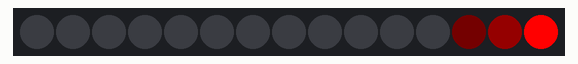
Bench run of a program on a simulated ESP32 board running MicroPython. On the bench: 15 RGB LEDs in strip order, left to right. Dim RGB values are drawn brighter than linear. At 21.7 s the program stops and its outputs stay as they are.

Above: at 0.86 s.
At 3.76 s:
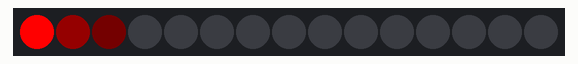
At 8.56 s:
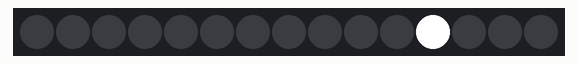
At 16.2 s:
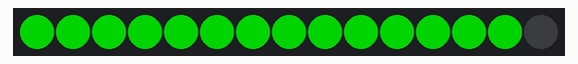
At 19.0 s:
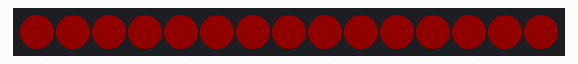
At 20.4 s:
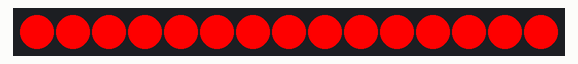

The program:

neopixel_demo.py
```python
'''
Leuchtstreifen mit 15 Stk. WS2812B LEDs

Dokumentation: https://docs.micropython.org/en/latest/library/neopixel.html

Verkabelung:
Leuchstreifen ... ESP32
+5V .............. Vin
D0 ............... D13
GND .............. GND

Anmerkung: probiere auch WLED aus (https://install.wled.me/)
'''

import machine
import time
import neopixel

anzahlLeds = 15
leuchtstreifenPin = machine.Pin(13, machine.Pin.OUT)
np = neopixel.NeoPixel(leuchtstreifenPin, anzahlLeds)

def demo(np):
    n = np.n

    # kitt
    delay = 50
    for _ in range(4):
        for i in range(0, n, 1):
            for j in range(n):
                np[j] = (0, 0, 0)
            if i > 0:
                np[i - 1] = (20, 0, 0)
            if i > 1:
                np[i - 2] = (1, 0, 0)
            if i < (n - 1):
                np[i + 1] = (20, 0, 0)
            if i < (n - 2):
                np[i + 2] = (1, 0, 0)
            np[i % n] = (255, 0, 0)
            np.write()
            time.sleep_ms(delay)
        time.sleep_ms(200)
        for i in range(n, 0, -1):
            i -= 1
            for j in range(n):
                np[j] = (0, 0, 0)
            if i > 0:
                np[i - 1] = (20, 0, 0)
            if i > 1:
                np[i - 2] = (1, 0, 0)
            if i < (n - 1):
                np[i + 1] = (20, 0, 0)
            if i < (n - 2):
                np[i + 2] = (1, 0, 0)
            np[i % n] = (255, 0, 0)
            np.write()
            time.sleep_ms(delay)
        time.sleep_ms(200)

    # cycle
    for i in range(5 * n):
        for j in range(n):
            np[j] = (0, 0, 0)
        np[i % n] = (255, 255, 255)
        np.write()
        time.sleep_ms(25)

    for i in range(5 * n):
        for j in range(n):
            np[j] = (0, 0, 0)
        np[i % n] = (255, 255, 255)
        np.write()
        time.sleep_ms(25)

    # bounce
    for i in range(5 * n):
        for j in range(n):
            np[j] = (0, 128, 0)
        if (i // n) % 2 == 0:
            np[i % n] = (0, 0, 0)
        else:
            np[n - 1 - (i % n)] = (0, 0, 0)
        np.write()
        time.sleep_ms(60)

    # fade in/out
    for i in range(0, 20 * 256):
        for j in range(n):
            if (i // 256) % 2 == 0:
                val = i & 0xff
            else:
                val = 255 - (i & 0xff)
            np[j] = (val, 0, 0)
        np.write()

    # clear
    for i in range(n):
        np[i] = (0, 0, 0)
    np.write()

if __name__=="__main__":
    demo(np)
```

Measured:
- what the display in image 3 shows lasts 0.7 s, from 16.1 s to 16.8 s
